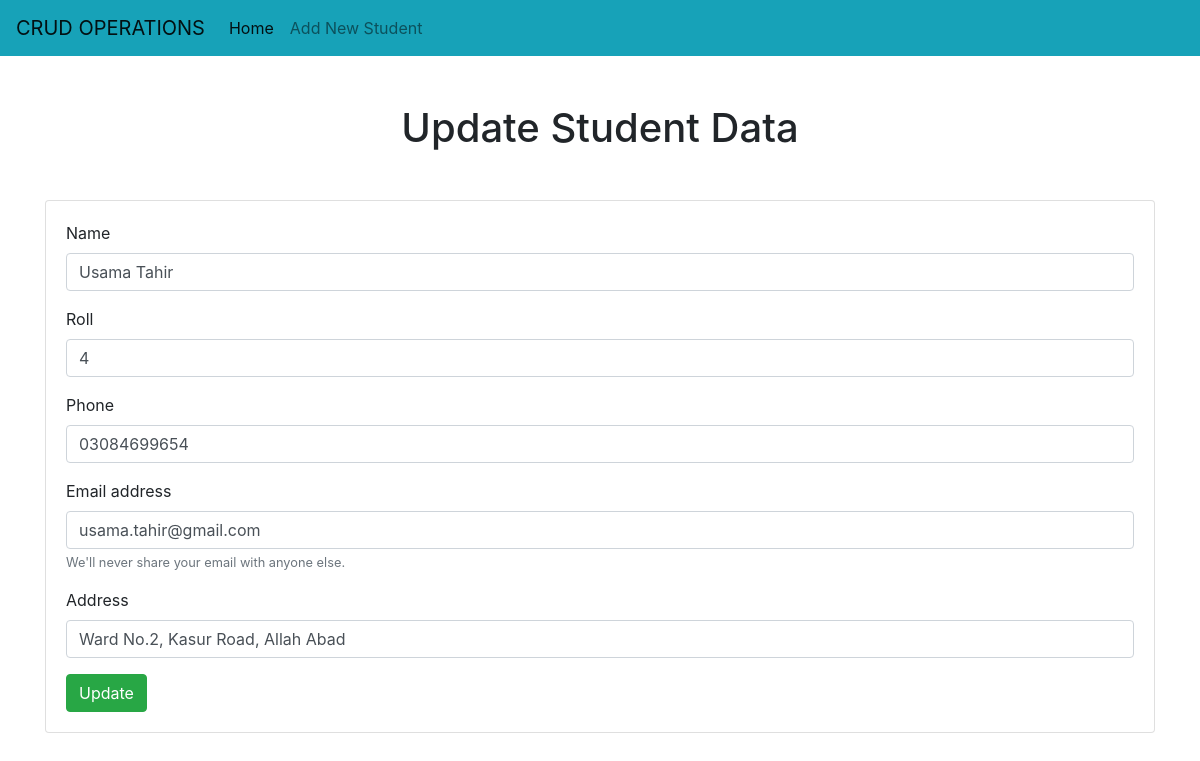
/update_student/5/, run on the app's committed database.
### crud/models.py (models this page shows)
class RegStu(models.Model):
    name = models.CharField(max_length=50)
    roll = models.IntegerField()
    phone = models.CharField(max_length=12)
    email = models.CharField(max_length=50)
    address = models.CharField(max_length=100)
    updated_at = models.DateTimeField(auto_now=True)
    created_at = models.DateField(auto_now_add=True)

### crud/views.py (the view)
# urls.py: path('update_student/<int:std_id>/', views.update_student, name="update_student"),
def update_student(request, std_id):
    std = RegStu.objects.get(pk=std_id)
    context = {'std':std}
    return render(request, 'crud/update_student.html', context)

### crud/templates/crud/update_student.html (shortened to what this page needs)
<!doctype html>
<html lang="en">
  <head>
    <link rel="stylesheet" href="https://cdn.jsdelivr.net/npm/bootstrap@4.0.0/dist/css/bootstrap.min.css">
  </head>
  <body>
    {% include './navbar.html' %}
    <h1 class="text-center my-5">Update Student Data</h1>
    <div class='container'>
        <div class='row'>
            <div class='col-md-12'>
                <div class='card'>
                    <div class='card-body'>
                        <form action="{% url 'do_update_student' std.id %}" method="POST">
                            <div class="form-group">
                                <label for="name">Name</label>
                                <input type="name" name="std_name" class="form-control" id="name" placeholder="Enter Name" value="{{std.name}}" Required>
                            </div>
                            <div class="form-group">
                                <label for="roll">Roll</label>
                                <input type="roll" name="std_roll" class="form-control" id="roll" placeholder="Enter Roll Number" value="{{std.roll}}" Required>
                            </div>
                            <div class="form-group">
                                <label for="phone">Phone</label>
                                <input type="phone" name="std_phone" class="form-control" id="phone" placeholder="Enter Phone Number" value="{{std.phone}}" Required>
                            </div>
                            <div class="form-group">
                              <label for="email">Email address</label>
                              <input type="email" name="std_email" class="form-control" id="email" placeholder="Enter email address" value="{{std.email}}" Required>
                              <small id="email" class="form-text text-muted">We'll never share your email with anyone else.</small>
                            </div>
                            <div class="form-group">
                              <label for="address">Address</label>
                              <input type="address" name="std_address" class="form-control" id="address" placeholder="Enter Address" value="{{std.address}}" Required>
                            </div>
                            <button type="submit" class="btn btn-success">Update</button>
                          </form>
                    </div>
                </div>
            </div>
        </div>
    </div>
  </body>
</html>

### data on the page
RegStu: std_name "Usama Tahir", std_roll "4", std_phone "03084699654", std_email "usama.tahir@gmail.com", std_address "Ward No.2, Kasur Road, Allah Abad"
